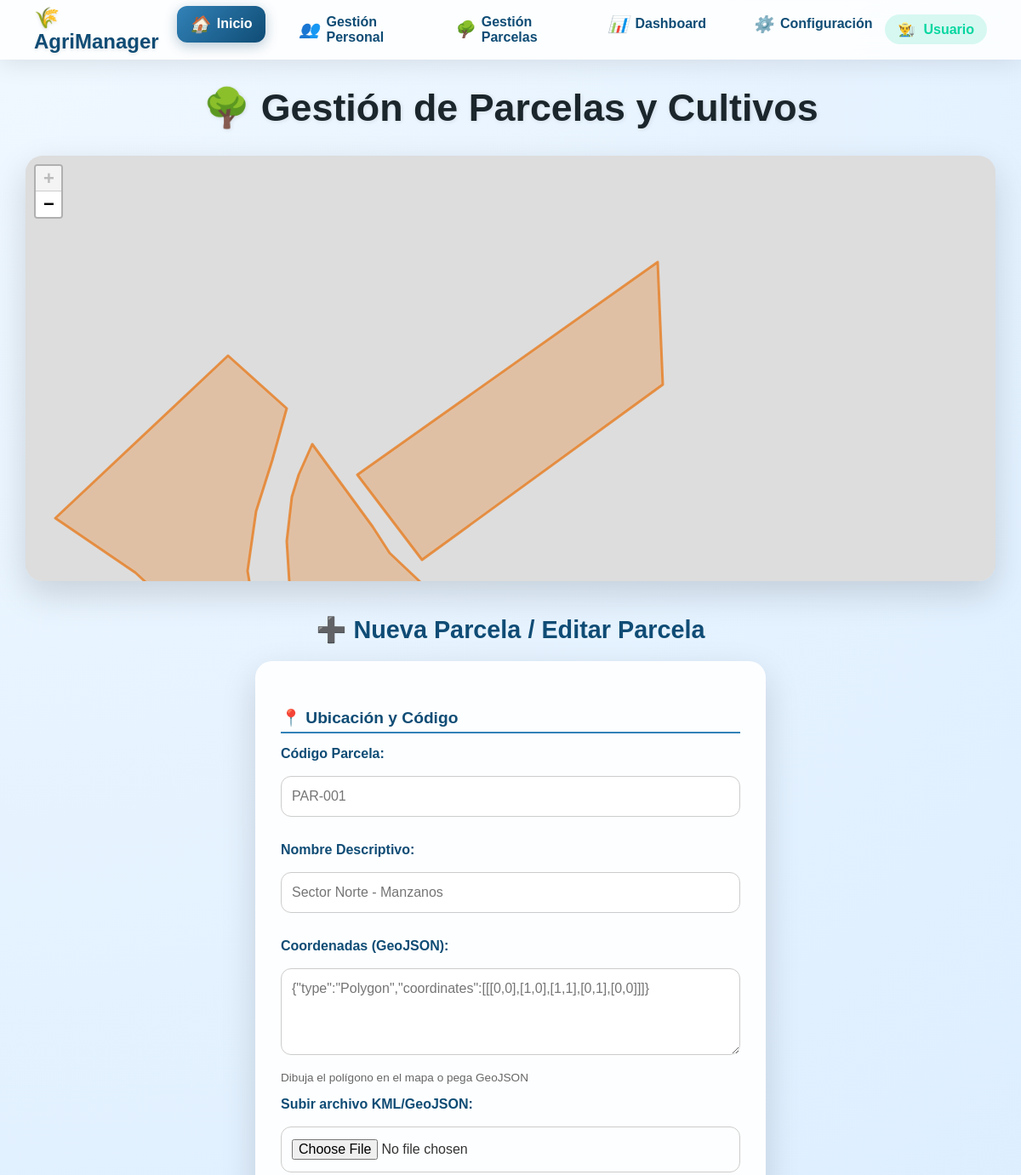
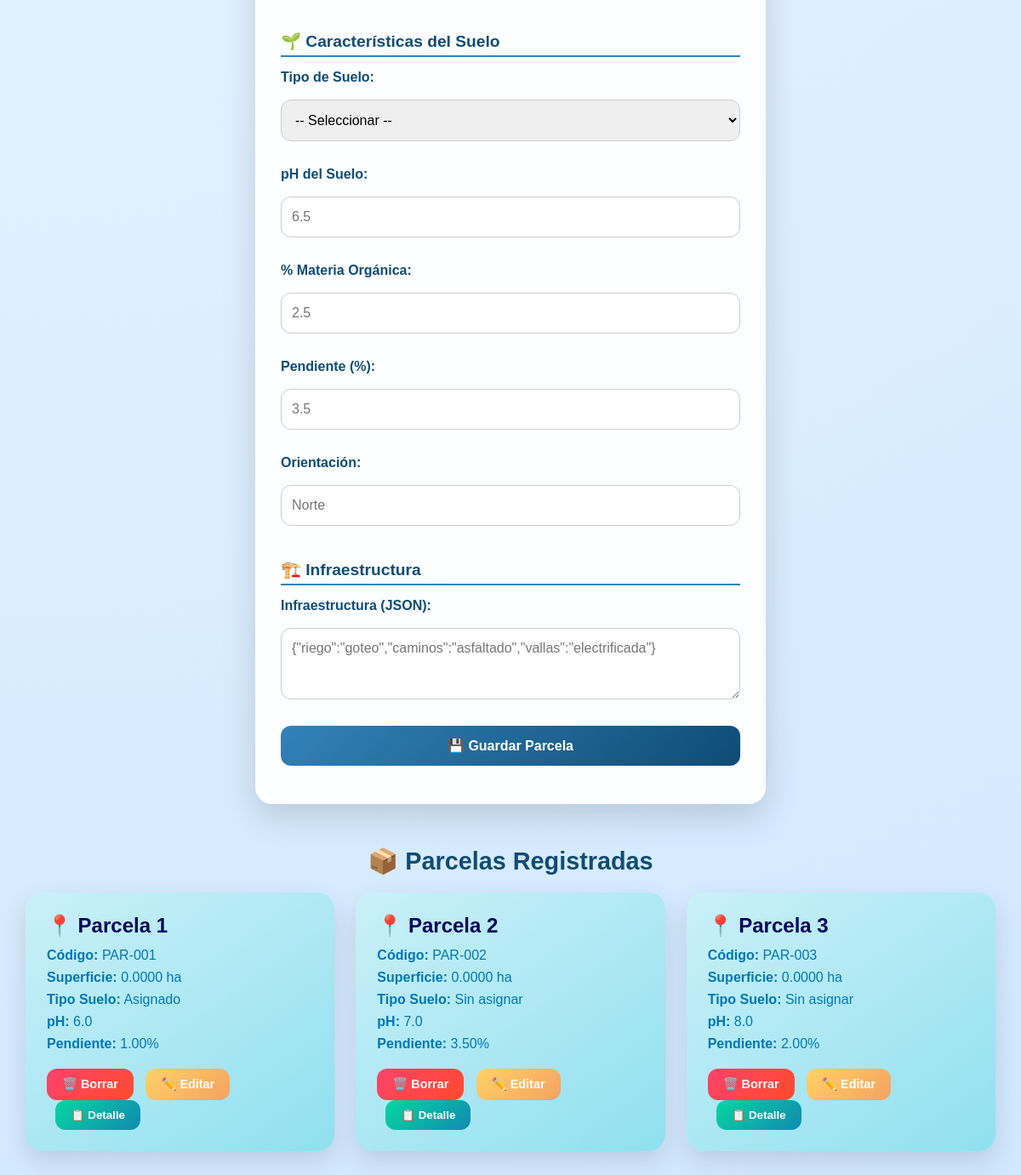
Screenshot of /Parcelas/index.php with the database file from the repository (2 pictures, top to bottom).
### tables this page shows
CREATE TABLE `parcelas` (
  `id` int(11) NOT NULL,
  `codigo` varchar(20) NOT NULL,
  `nombre` varchar(100) NOT NULL,
  `coordenadas_geojson` text NOT NULL,
  `superficie_total_ha` decimal(10,4) NOT NULL,
  `superficie_efectiva_ha` decimal(10,4) GENERATED ALWAYS AS (case when `infraestructuras` is null then `superficie_total_ha` else `superficie_total_ha` * 0.95 end) STORED,
  `tipo_suelo_id` int(11) DEFAULT NULL,
  `ph` decimal(3,1) DEFAULT NULL,
  `materia_organica` decimal(4,2) DEFAULT NULL,
  `pendiente` decimal(4,2) DEFAULT NULL,
  `orientacion` varchar(20) DEFAULT NULL,
  `infraestructuras` text DEFAULT NULL,
  `activa` tinyint(1) DEFAULT 1,
  `fecha_alta` timestamp NOT NULL DEFAULT current_timestamp()
);

### Parcelas/index.php (the view, shortened to what this page needs)
<?php
require '../db.php';
$parcelas = $pdo->query("SELECT * FROM parcelas WHERE activa = TRUE ORDER BY codigo")->fetchAll(PDO::FETCH_ASSOC);
?>
<!DOCTYPE html>
<html lang="es">
<head>
    <link rel="stylesheet" href="../css/parcela.css">
    <link rel="stylesheet" href="../menu.css">
    <link rel="stylesheet" href="https://unpkg.com/leaflet@1.9.4/dist/leaflet.css" />
    <link rel="stylesheet" href="https://cdnjs.cloudflare.com/ajax/libs/leaflet.draw/1.0.4/leaflet.draw.css"/>
</head>
<body>
    <?php include '../menu.php'; ?>
    <h1>🌳 Gestión de Parcelas y Cultivos</h1>
    <div id="map-container">
        <div id="map"></div>
    </div>
    <h2>➕ Nueva Parcela / Editar Parcela</h2>
    <form id="form-principal" method="POST" action="ControlParcelas.php" enctype="multipart/form-data">
        <h3>📍 Ubicación y Código</h3>
        <label>Código Parcela:</label>
        <input type="text" name="codigo" required placeholder="PAR-001" maxlength="20">
        <label>Nombre Descriptivo:</label>
        <input type="text" name="nombre" required placeholder="Sector Norte - Manzanos" maxlength="100">
        <label>Coordenadas (GeoJSON):</label>
        <textarea name="coordenadas_geojson" rows="4" placeholder='{"type":"Polygon","coordinates":[[[0,0],[1,0],[1,1],[0,1],[0,0]]]}'></textarea>
        <small>Dibuja el polígono en el mapa o pega GeoJSON</small>
        <label>Subir archivo KML/GeoJSON:</label>
        <input type="file" name="archivo_geo" accept=".kml,.geojson,.json">
        <h3>🌱 Características del Suelo</h3>
        <label>Tipo de Suelo:</label>
        <select name="tipo_suelo_id">
            <option value="">-- Seleccionar --</option>
        </select>
        <label>pH del Suelo:</label>
        <input type="number" name="ph" step="0.1" min="0" max="14" placeholder="6.5">
        <label>% Materia Orgánica:</label>
        <input type="number" name="materia_organica" step="0.01" min="0" max="100" placeholder="2.5">
        <label>Pendiente (%):</label>
        <input type="number" name="pendiente" step="0.01" placeholder="3.5">
        <label>Orientación:</label>
        <input type="text" name="orientacion" placeholder="Norte" maxlength="20">
        <h3>🏗️ Infraestructura</h3>
        <label>Infraestructura (JSON):</label>
        <textarea name="infraestructuras" rows="3" placeholder='{"riego":"goteo","caminos":"asfaltado","vallas":"electrificada"}'></textarea>
        <button type="submit">💾 Guardar Parcela</button>
    </form>
    <h2>📦 Parcelas Registradas</h2>
    <div class="cards-container">
        <?php foreach ($parcelas as $par): ?>
            <div class="card" id="parcela-<?= $par['id'] ?>">
                <h3>📍 <?= htmlspecialchars($par['nombre']) ?></h3>
                <p><strong>Código:</strong> <?= htmlspecialchars($par['codigo']) ?></p>
                <p><strong>Superficie:</strong> <?= $par['superficie_total_ha'] ? $par['superficie_total_ha'] . ' ha' : 'No calculada' ?></p>
                <div class="card-section">
                    <p><strong>Tipo Suelo:</strong> <?= $par['tipo_suelo_id'] ? 'Asignado' : 'Sin asignar' ?></p>
                    <p><strong>pH:</strong> <?= $par['ph'] ?? 'No registrado' ?></p>
                    <p><strong>Pendiente:</strong> <?= $par['pendiente'] ? $par['pendiente'] . '%' : 'Plana' ?></p>
                </div>
                <div class="card-actions">
                    <form method="POST" action="EliminarParcela.php" style="display:inline;"
                          onsubmit="return confirm('⚠️ ¿Desactivar parcela?');">
                        <button type="submit" class="btn-borrar">🗑️ Borrar</button>
                    </form>
                    <form method="GET" action="ActParcela.php" style="display:inline;">
                        <button type="submit" class="btn-actualizar">✏️ Editar</button>
                    </form>
                    <form method="GET" action="DetalleParcela.php" style="display:inline;">
                        <button type="submit" class="btn-detalle">📋 Detalle</button>
                    </form>
                </div>
            </div>
        <?php endforeach; ?>
    </div>
</body>
</html>

### css/parcela.css (style rules this page uses)
* { margin: 0; padding: 0; box-sizing: border-box; font-family: 'Poppins', sans-serif; }
body { background: radial-gradient(circle at top left, #f0f8ff, #d1e8ff); padding: 30px; color: #333; }
h1 { text-align: center; font-size: 2.8em; margin-bottom: 20px; color: #1b262c; text-shadow: 1px 1px 5px rgba(0,0,0,0.1); }
h2 { text-align: center; font-size: 1.8em; margin: 40px 0 20px 0; color: #0f4c75; }
#form-principal { background: #ffffffee; padding: 30px; border-radius: 20px; max-width: 600px; margin: 0 auto 50px auto; box-shadow: 0 15px 40px rgba(0,0,0,0.15); transition: all 0.3s ease; }
#form-principal input, #form-principal button, #form-principal select, #form-principal textarea { width: 100%; padding: 14px 12px; margin-top: 12px; margin-bottom: 15px; border-radius: 12px; border: 1px solid #ccc; font-size: 1em; transition: all 0.2s ease; }
#form-principal button { background: linear-gradient(135deg, #3282b8, #0f4c75); color: #fff; font-weight: 600; border: none; cursor: pointer; transition: all 0.3s ease; }
.cards-container { display: grid; grid-template-columns: repeat(auto-fit, minmax(280px, 1fr)); gap: 25px; max-width: 1200px; margin: 0 auto; }
.card { background: linear-gradient(145deg, #caf0f8, #90e0ef); border-radius: 20px; padding: 25px; box-shadow: 0 12px 30px rgba(0,0,0,0.12); transition: transform 0.3s ease, box-shadow 0.3s ease; position: relative; overflow: hidden; }
.card h3 { font-size: 1.5em; margin-bottom: 12px; color: #03045e; }
.card p { font-size: 1em; margin-bottom: 8px; color: #0077b6; }
.card .btn-borrar, .card .btn-actualizar { padding: 10px 18px; font-size: 0.9em; font-weight: 600; border-radius: 12px; border: none; cursor: pointer; display: inline-block; margin-top: 12px; transition: all 0.3s ease; }
.card .btn-borrar { background: linear-gradient(135deg, #ff416c, #ff4b2b); color: #fff; }
.card .btn-actualizar { background: linear-gradient(135deg, #ffd166, #f4a261); color: #fff; margin-left: 10px; }
form label { display: block; margin-top: 15px; margin-bottom: 5px; font-weight: 600; color: #0f4c75; font-size: 1em; }
textarea { resize: vertical; min-height: 80px; font-family: inherit; }
#map-container { height: 500px; border-radius: 20px; margin: 30px auto; max-width: 1200px; box-shadow: 0 15px 40px rgba(0,0,0,0.15); overflow: hidden; }
#map { height: 100%; width: 100%; }
.btn-detalle { background: linear-gradient(135deg, #06d6a0, #118ab2); color: white; padding: 10px 18px; border-radius: 12px; border: none; cursor: pointer; margin-left: 10px; font-weight: 600; transition: all 0.3s ease; }
form h3 { color: #0f4c75; margin: 25px 0 15px 0; font-size: 1.2em; border-bottom: 2px solid #3282b8; padding-bottom: 5px; }
small { color: #666; font-size: 0.85em; display: block; }

### menu.css (style rules this page uses)
body { background: radial-gradient(circle at top left, #f0f8ff, #d1e8ff); padding: 30px; color: #333; font-family: 'Poppins', sans-serif; }
body { padding-top: 100px; }

### Parcelas/index.php (style rules this page uses)
html { scroll-behavior: smooth; }
#map { height: 600px; margin-bottom: 20px; border-radius: 12px; box-shadow: 0 4px 12px rgba(0,0,0,0.2); }

### rows the page displays
parcelas: nombre "Parcela 1", codigo "PAR-001", superficie_total_ha "0.0000", shows "Asignado", ph "6.0", pendiente "1.00"
parcelas: nombre "Parcela 2", codigo "PAR-002", superficie_total_ha "0.0000", shows "Sin asignar", ph "7.0", pendiente "3.50"
parcelas: nombre "Parcela 3", codigo "PAR-003", superficie_total_ha "0.0000", shows "Sin asignar", ph "8.0", pendiente "2.00"
